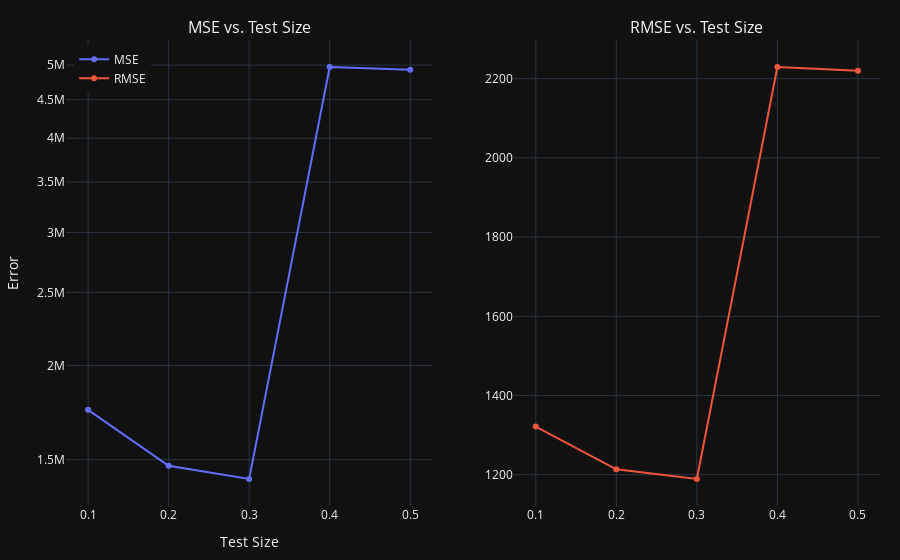

Write notebook code for a chart like this one.
### Code cell
# Train the model and get errors for different test sizes
test_sizes = [0.1, 0.2, 0.3, 0.4, 0.5]
mses = []
rmses = []
for size in test_sizes:
    X_train, X_test, y_train, y_test = train_test_split(X, y, test_size=size, random_state=100)
    mse, rmse = train_model_get_errors(X_train, y_train, X_test, y_test)
    mses.append(mse)
    rmses.append(rmse)

# Subplots
fig2 = make_subplots(rows=1, cols=2, subplot_titles=("MSE vs. Test Size", "RMSE vs. Test Size"))

# Add traces
fig2.add_trace(go.Scatter(x=test_sizes, y=mses, mode='lines+markers', name='MSE'), row=1, col=1)
fig2.add_trace(go.Scatter(x=test_sizes, y=rmses, mode='lines+markers', name='RMSE'), row=1, col=2)

fig2.update_layout(xaxis_title="Test Size",
                  yaxis_title="Error",
                  xaxis=dict(tickvals=test_sizes, ticktext=[str(size) for size in test_sizes]),
                  yaxis=dict(type='log'),  # log scale 
                  legend=dict(x=0.01, y=0.99),
                  margin=dict(l=20, r=20, t=40, b=20),
                  template='plotly_dark')

fig2.show()

### Figure 1 — Plotly figure (JSON) as saved in the notebook; plotly's stock layout.template omitted (floating-point values rounded to 4 significant figures)
{"data": [{"mode": "lines+markers", "name": "MSE", "type": "scatter", "x": [0.1, 0.2, 0.3, 0.4, 0.5], "xaxis": "x", "y": [1747000.0, 1473000.0, 1415000.0, 4971000.0, 4928000.0], "yaxis": "y"}, {"mode": "lines+markers", "name": "RMSE", "type": "scatter", "x": [0.1, 0.2, 0.3, 0.4, 0.5], "xaxis": "x2", "y": [1322.0, 1214.0, 1189.0, 2229.0, 2220.0], "yaxis": "y2"}], "layout": {"annotations": [{"font": {"size": 16}, "showarrow": false, "text": "MSE vs. Test Size", "x": 0.225, "xanchor": "center", "xref": "paper", "y": 1, "yanchor": "bottom", "yref": "paper"}, {"font": {"size": 16}, "showarrow": false, "text": "RMSE vs. Test Size", "x": 0.775, "xanchor": "center", "xref": "paper", "y": 1, "yanchor": "bottom", "yref": "paper"}], "legend": {"x": 0.01, "y": 0.99}, "margin": {"b": 20, "l": 20, "r": 20, "t": 40}, "xaxis": {"anchor": "y", "domain": [0, 0.45], "ticktext": ["0.1", "0.2", "0.3", "0.4", "0.5"], "tickvals": [0.1, 0.2, 0.3, 0.4, 0.5], "title": {"text": "Test Size"}}, "xaxis2": {"anchor": "y2", "domain": [0.55, 1]}, "yaxis": {"anchor": "x", "domain": [0, 1], "title": {"text": "Error"}, "type": "log"}, "yaxis2": {"anchor": "x2", "domain": [0, 1]}}}
